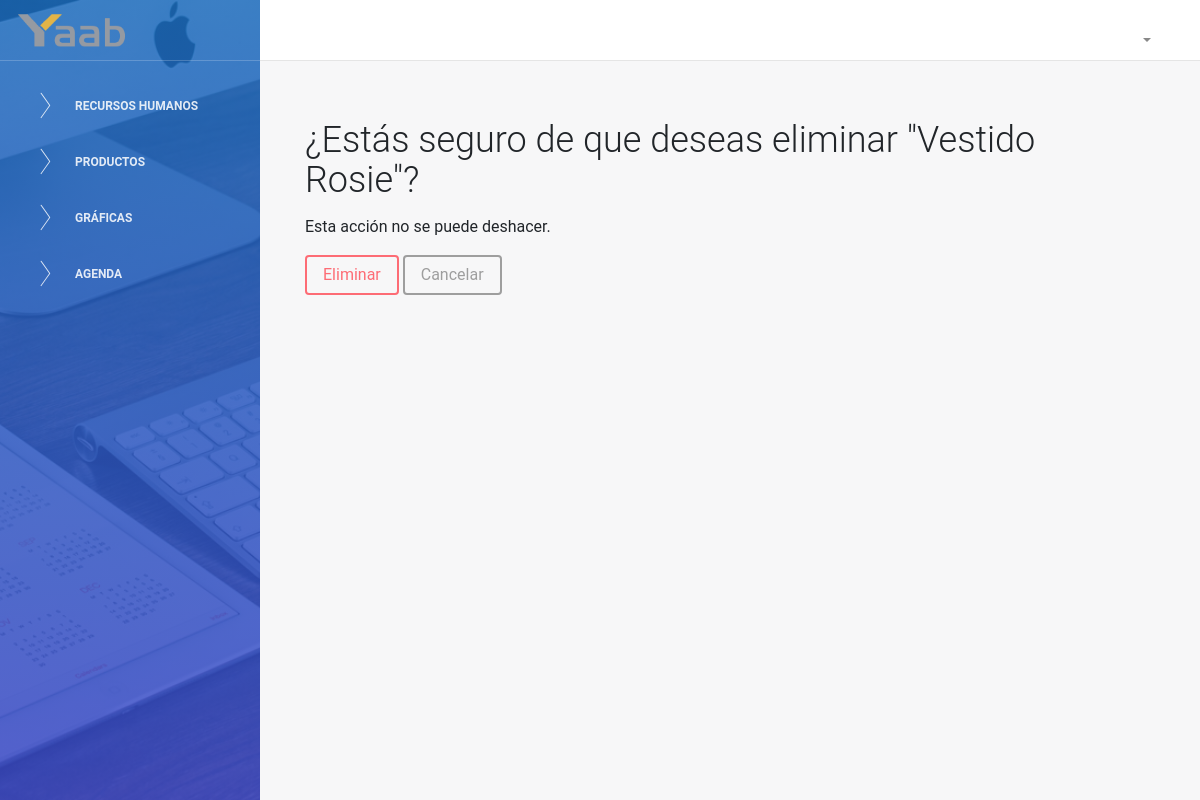
/yaab/productos/eliminar/1/, run on an earlier commit of the app's database.
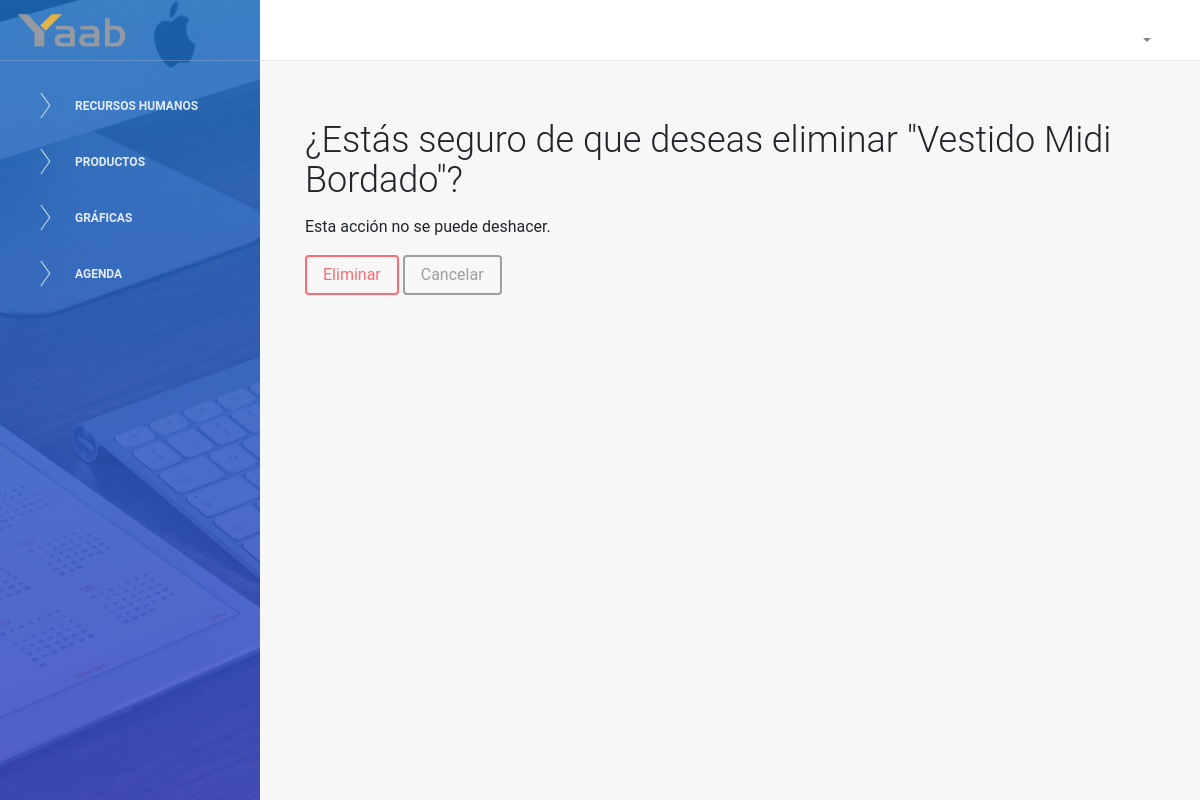
And on a later commit of the database.
### pruebayaab/models.py (models this page shows, shortened)
class Producto(models.Model):
    nombre = models.CharField(max_length=255, unique=True)
    descripcion = models.TextField()
    costo = models.DecimalField(max_digits=10, decimal_places=2)
    stock = models.PositiveIntegerField()
    categoria = models.ForeignKey('Categoria', on_delete=models.CASCADE)  # Relación con Categoría
    fecha_creacion = models.DateTimeField(auto_now_add=True)
    fecha_actualizacion = models.DateTimeField(auto_now=True)
    disponible = models.BooleanField(default=True)

### pruebayaab/views.py (the view)
# urls.py: path('productos/eliminar/<int:producto_id>/', views.eliminar_producto, name='eliminar_producto'),
def eliminar_producto(request, producto_id):
    producto = get_object_or_404(Producto, id=producto_id)
    if request.method == "POST":
        producto.delete()
        return redirect('lista_productos')
    return render(request, 'pruebayaab/eliminar_producto.html', {'producto': producto}) #Este html si es para PRODUCTOS

### pruebayaab/templates/pruebayaab/eliminar_producto.html (shortened to what this page needs)
{% extends 'pruebayaab/dashboard_template.html' %}
{% block content %}
<div class="container mt-4">
    <h2>¿Estás seguro de que deseas eliminar "{{ producto.nombre }}"?</h2>
    <p>Esta acción no se puede deshacer.</p>
    <form method="POST">
        <button type="submit" class="btn btn-danger">Eliminar</button>
        <a href="{% url 'lista_productos' %}" class="btn btn-secondary">Cancelar</a>
    </form>
</div>
{% endblock %}

What changed in the data, as far as the page shows it:
changed Producto: nombre "Vestido Rosie" → "Vestido Midi Bordado"
